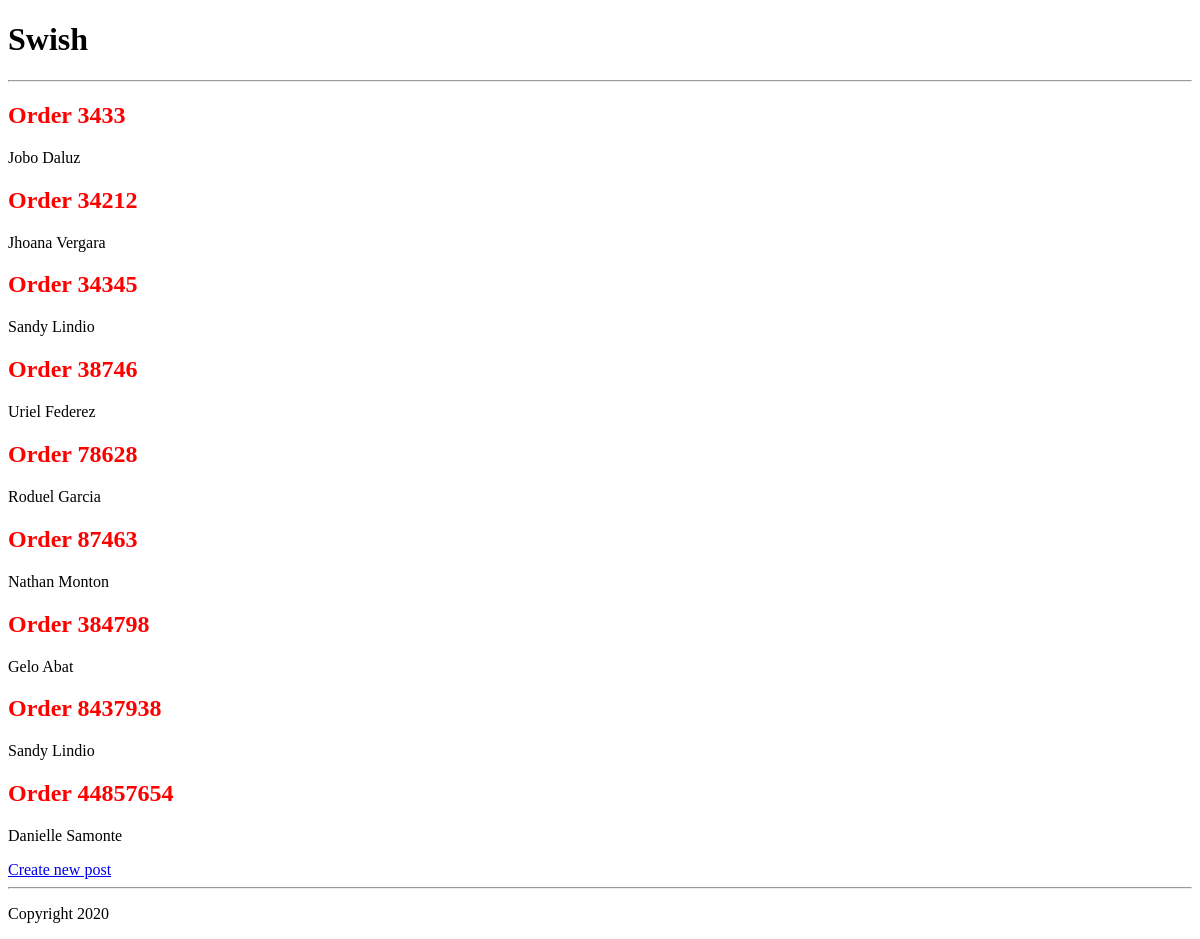
/orders/, run on an earlier commit of the app's database.
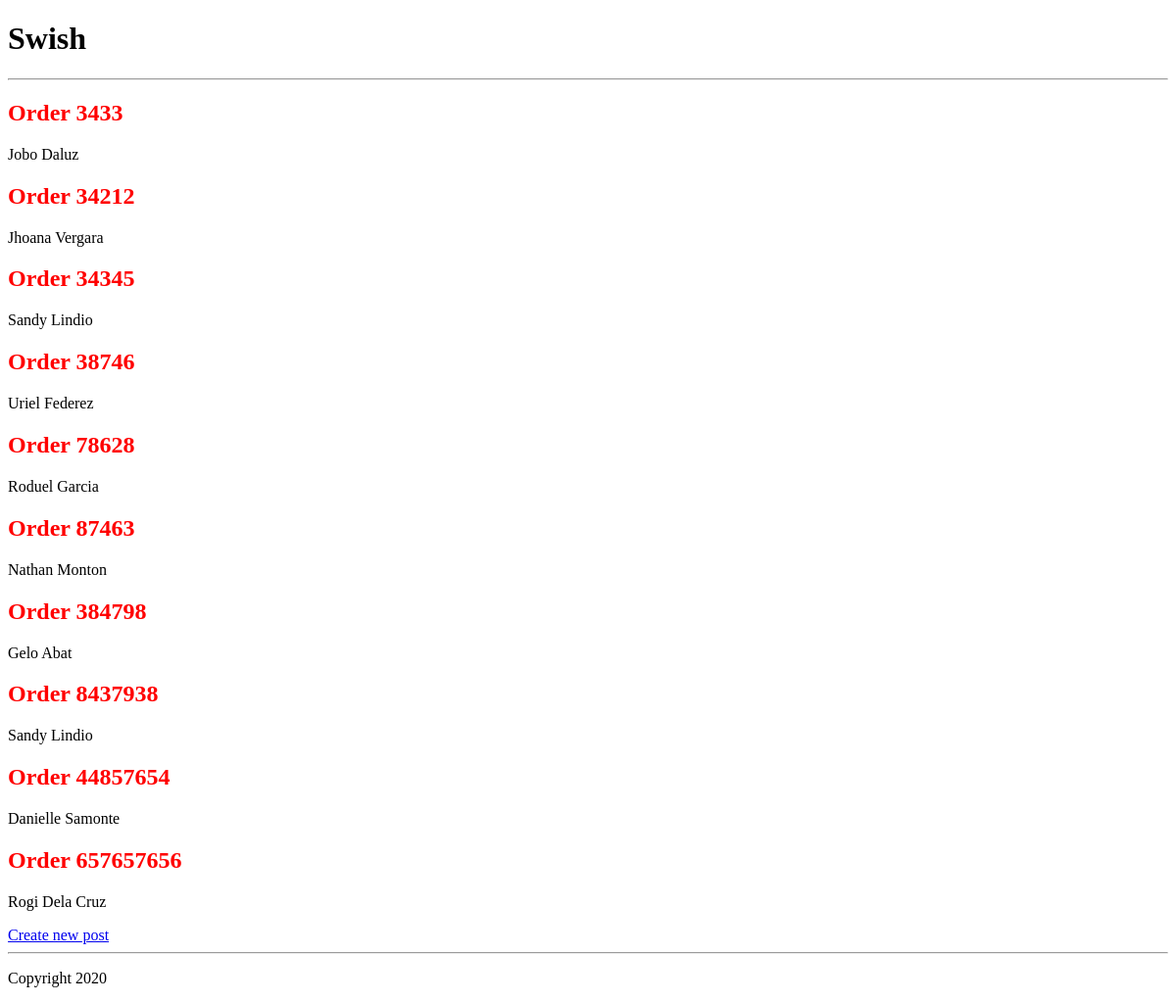
And on a later commit of the database.
### orders/models.py (models this page shows)
class Orders(models.Model):
    ref_id = models.IntegerField(primary_key=True)
    customer = models.CharField(max_length=50)
    order_time = models.DateTimeField(auto_now_add=True)
    pickup_time = models.DateTimeField(null=True, blank=True)

### orders/views.py (the view)
# urls.py: path("", OrderListView.as_view(), name="order_view"),
class OrderListView(ListView):
    model = Orders
    template_name = "orders.html"

### templates/orders.html
{% extends 'base.html' %}
{% block content %}
    {% for order in object_list %}
        <div>
            <h2 style="color:#ff0000"> Order {{ order.ref_id }} </h2>
            <p> {{ order.customer}} </p>
        </div>
    {% endfor %}
    <a href="{% url 'order_new' %}"> Create new post </a>
{% endblock content %}

What changed in the data, as far as the page shows it:
added Orders: ref_id "657657656", customer "Rogi Dela Cruz"
